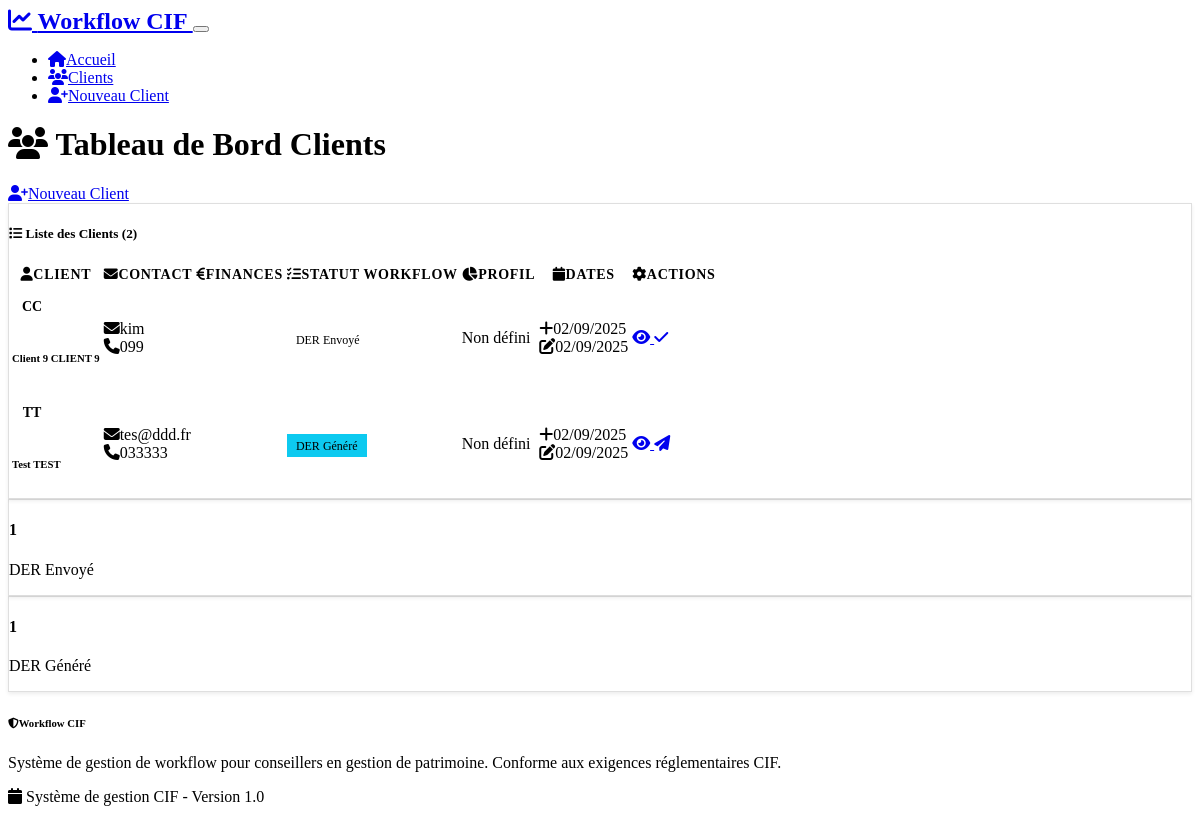
/dashboard, run on the app's committed database.
### models.py (models this page shows)
class Client(db.Model):
    __tablename__ = 'clients'
    id = db.Column(db.Integer, primary_key=True)
    nom = db.Column(db.String(100), nullable=False)
    prenom = db.Column(db.String(100), nullable=False)
    email = db.Column(db.String(120), unique=True, nullable=False)
    telephone = db.Column(db.String(20))
    date_naissance = db.Column(db.Date)
    adresse = db.Column(db.Text)
    ville = db.Column(db.String(100))
    profession = db.Column(db.String(100))
    revenus_mensuels = db.Column(db.Float)
    patrimoine_total = db.Column(db.Float)
    charges_mensuelles = db.Column(db.Float)
    tolerance_risque = db.Column(db.Enum(RiskTolerance))
    horizon_investissement = db.Column(db.Enum(InvestmentHorizon))
    experience_financiere = db.Column(db.String(50))
    objectifs_investissement = db.Column(db.Text)
    profil_score = db.Column(db.Integer)  # Score de 1 à 7
    statut_workflow = db.Column(db.Enum(WorkflowStatus), default=WorkflowStatus.CREATED)
    date_creation = db.Column(db.DateTime, default=datetime.utcnow)
    date_derniere_maj = db.Column(db.DateTime, default=datetime.utcnow, onupdate=datetime.utcnow)
    date_entree_relation = db.Column(db.Date)
    date_envoi_der = db.Column(db.DateTime)
    date_signature_der = db.Column(db.DateTime)
    date_envoi_documents = db.Column(db.DateTime)
    date_signature_documents = db.Column(db.DateTime)
    date_envoi_souscription = db.Column(db.DateTime)
    documents = db.relationship('Document', backref='client', lazy=True, cascade='all, delete-orphan')
    questionnaire_responses = db.relationship('QuestionnaireResponse', backref='client', lazy=True, cascade='all, delete-orphan')

### routes.py (the view)
@app.route('/dashboard')
def dashboard():
    clients = Client.query.order_by(Client.date_derniere_maj.desc()).all()
    return render_template('dashboard.html', clients=clients, WorkflowStatus=WorkflowStatus)

### templates/dashboard.html (shortened to what this page needs)
{% extends "base.html" %}
{% block content %}
<div class="d-flex justify-content-between align-items-center mb-4">
    <h1 class="display-5">
        <i class="fas fa-users me-3"></i>
        Tableau de Bord Clients
    </h1>
    <a href="{{ url_for('client_onboarding') }}" class="btn btn-primary">
        <i class="fas fa-user-plus me-2"></i>Nouveau Client
    </a>
</div>
{% if clients %}
    <div class="card">
        <div class="card-header">
            <h5 class="mb-0">
                <i class="fas fa-list me-2"></i>
                Liste des Clients ({{ clients|length }})
            </h5>
        </div>
        <div class="card-body p-0">
            <div class="table-responsive">
                <table class="table table-hover mb-0">
                    <thead class="table-dark">
                        <tr>
                            <th><i class="fas fa-user me-2"></i>Client</th>
                            <th><i class="fas fa-envelope me-2"></i>Contact</th>
                            <th><i class="fas fa-euro-sign me-2"></i>Finances</th>
                            <th><i class="fas fa-tasks me-2"></i>Statut Workflow</th>
                            <th><i class="fas fa-chart-pie me-2"></i>Profil</th>
                            <th><i class="fas fa-calendar me-2"></i>Dates</th>
                            <th><i class="fas fa-cog me-2"></i>Actions</th>
                        </tr>
                    </thead>
                    <tbody>
                        {% for client in clients %}
                        <tr>
                            <td>
                                <div class="d-flex align-items-center">
                                    <div class="avatar-circle bg-primary text-white me-3">
                                        {{ client.prenom[0] }}{{ client.nom[0] }}
                                    </div>
                                    <div>
                                        <h6 class="mb-0">{{ client.prenom }} {{ client.nom }}</h6>
                                    </div>
                                </div>
                            </td>
                            <td>
                                <div>
                                    <i class="fas fa-envelope me-1"></i>{{ client.email }}
                                </div>
                                {% if client.telephone %}
                                    <div class="text-muted small">
                                        <i class="fas fa-phone me-1"></i>{{ client.telephone }}
                                    </div>
                                {% endif %}
                            </td>
                            <td>
                            </td>
                            <td>
                                <span class="badge bg-{% if client.statut_workflow.name == 'COMPLETED' %}success{% elif client.statut_workflow.name == 'CREATED' %}secondary{% elif client.statut_workflow.name == 'DER_GENERATED' %}info{% elif client.statut_workflow.name == 'DER_SENT' %}warning{% elif client.statut_workflow.name == 'DER_SIGNED' %}success{% elif client.statut_workflow.name == 'DOCUMENTS_UPLOADED' %}warning{% elif client.statut_workflow.name == 'QUESTIONNAIRE_COMPLETED' %}primary{% elif client.statut_workflow.name == 'DOCUMENTS_GENERATED' %}info{% elif client.statut_workflow.name == 'DOCUMENTS_SENT' %}warning{% elif client.statut_workflow.name == 'DOCUMENTS_SIGNED' %}success{% elif client.statut_workflow.name == 'SUBSCRIPTION_SENT' %}primary{% else %}danger{% endif %}">
                                    {{ client.statut_workflow.value }}
                                </span>
                            </td>
                            <td>
                                {% if client.tolerance_risque %}
                                    <div>
                                        <span class="badge bg-{% if client.tolerance_risque.name == 'FAIBLE' %}success{% elif client.tolerance_risque.name == 'MOYENNE' %}warning{% else %}danger{% endif %}">
                                            {{ client.tolerance_risque.value }}
                                        </span>
                                    </div>
                                    {% if client.profil_score %}
                                        <small class="text-muted">Score: {{ client.profil_score }}/5</small>
                                    {% endif %}
                                {% else %}
                                    <span class="text-muted">Non défini</span>
                                {% endif %}
                            </td>
                            <td>
                                <div class="small">
                                    <i class="fas fa-plus me-1"></i>{{ client.date_creation.strftime('%d/%m/%Y') }}
                                </div>
                                {% if client.date_derniere_maj != client.date_creation %}
                                    <div class="small text-muted">
                                        <i class="fas fa-edit me-1"></i>{{ client.date_derniere_maj.strftime('%d/%m/%Y') }}
                                    </div>
                                {% endif %}
                            </td>
                            <td>
                                <div class="btn-group" role="group">
                                    <a href="{{ url_for('client_details', client_id=client.id) }}"
                                       class="btn btn-sm btn-outline-primary" title="Détails">
                                        <i class="fas fa-eye"></i>
                                    </a>
                                    {% if client.statut_workflow.name == 'DER_GENERATED' %}
                                        <a href="{{ url_for('send_der_signature', client_id=client.id) }}"
                                           class="btn btn-sm btn-outline-primary" title="Envoyer DER">
                                            <i class="fas fa-paper-plane"></i>
                                        </a>
                                    {% elif client.statut_workflow.name == 'DER_SENT' %}
                                        <a href="{{ url_for('confirm_der_signed', client_id=client.id) }}"
                                           class="btn btn-sm btn-outline-success" title="Confirmer signature">
                                            <i class="fas fa-check"></i>
                                        </a>
                                    {% elif client.statut_workflow.name == 'DER_SIGNED' %}
                                        <a href="{{ url_for('upload_documents', client_id=client.id) }}"
                                           class="btn btn-sm btn-outline-warning" title="Documents">
                                            <i class="fas fa-upload"></i>
                                        </a>
                                    {% elif client.statut_workflow.name == 'DOCUMENTS_UPLOADED' %}
                                        <a href="{{ url_for('questionnaire', client_id=client.id) }}"
                                           class="btn btn-sm btn-outline-info" title="Questionnaire">
                                            <i class="fas fa-clipboard-list"></i>
                                        </a>
                                    {% elif client.statut_workflow.name == 'QUESTIONNAIRE_COMPLETED' %}
                                        <a href="{{ url_for('generate_final_documents', client_id=client.id) }}"
                                           class="btn btn-sm btn-outline-success" title="Générer Documents">
                                            <i class="fas fa-file-word"></i>
                                        </a>
                                    {% elif client.statut_workflow.name == 'DOCUMENTS_GENERATED' %}
                                        <a href="{{ url_for('send_documents_signature', client_id=client.id) }}"
                                           class="btn btn-sm btn-outline-primary" title="Envoyer Signature">
                                            <i class="fas fa-paper-plane"></i>
                                        </a>
                                    {% elif client.statut_workflow.name == 'DOCUMENTS_SENT' %}
                                        <a href="{{ url_for('confirm_documents_signed', client_id=client.id) }}"
                                           class="btn btn-sm btn-outline-success" title="Confirmer Signatures">
                                            <i class="fas fa-check"></i>
                                        </a>
                                    {% elif client.statut_workflow.name == 'DOCUMENTS_SIGNED' %}
                                        <a href="{{ url_for('send_subscription_forms', client_id=client.id) }}"
                                           class="btn btn-sm btn-outline-info" title="Bulletins">
                                            <i class="fas fa-file-contract"></i>
                                        </a>
                                    {% elif client.statut_workflow.name == 'SUBSCRIPTION_SENT' %}
                                        <a href="{{ url_for('complete_workflow', client_id=client.id) }}"
                                           class="btn btn-sm btn-success" title="Terminer">
                                            <i class="fas fa-check"></i>
                                        </a>
                                    {% endif %}
                                </div>
                            </td>
                        </tr>
                        {% endfor %}
                    </tbody>
                </table>
            </div>
        </div>
    </div>
    <div class="row mt-4">
        {% set status_stats = {} %}
        {% for client in clients %}
            {% set _ = status_stats.update({client.statut_workflow.value: status_stats.get(client.statut_workflow.value, 0) + 1}) %}
        {% endfor %}
        {% for status, count in status_stats.items() %}
            <div class="col-md-2">
                <div class="card text-center">
                    <div class="card-body">
                        <h4 class="text-primary">{{ count }}</h4>
                        <p class="small text-muted">{{ status }}</p>
                    </div>
                </div>
            </div>
        {% endfor %}
    </div>
{% endif %}
{% endblock %}

### static/css/custom.css (style rules this page uses)
:root { --cif-primary: #0d6efd; --cif-success: #198754; --cif-warning: #ffc107; --cif-danger: #dc3545; --cif-info: #0dcaf0; --cif-light: #f8f9fa; --cif-dark: #212529; --border-radius: 0.375rem; --box-shadow: 0 0.125rem 0.25rem rgba(0, 0, 0, 0.075); }
.avatar-circle { width: 40px; height: 40px; border-radius: 50%; display: flex; align-items: center; justify-content: center; font-weight: bold; font-size: 0.875rem; }
.card { box-shadow: var(--box-shadow); border: 1px solid rgba(0, 0, 0, 0.125); transition: box-shadow 0.15s ease-in-out; }
.badge { font-size: 0.75em; font-weight: 500; padding: 0.375em 0.75em; }
.table th { border-top: none; font-weight: 600; text-transform: uppercase; font-size: 0.875rem; letter-spacing: 0.05em; }
.btn { font-weight: 500; border-radius: var(--border-radius); transition: all 0.15s ease-in-out; }
.btn-group .btn { transform: none; }
.card { animation: fadeIn 0.3s ease-out; }
.badge.bg-info { background-color: #0dcaf0 !important; color: #000 !important; }

### data on the page
Client: prenom "C", nom "C", prenom "Client 9", nom "CLIENT 9", email "kim", telephone "099", statut_workflow.value "DER Envoyé", shows "Non défini", date_creation "02/09/2025", date_derniere_maj "02/09/2025"
Client: prenom "T", nom "T", prenom "Test", nom "TEST", email "tes@ddd.fr", telephone "033333", statut_workflow.value "DER Généré", shows "Non défini", date_creation "02/09/2025", date_derniere_maj "02/09/2025"

### other printed values
{{ clients|length }} "2"
{{ count }} "1" "1"
{{ status }} "DER Envoyé" "DER Généré"
